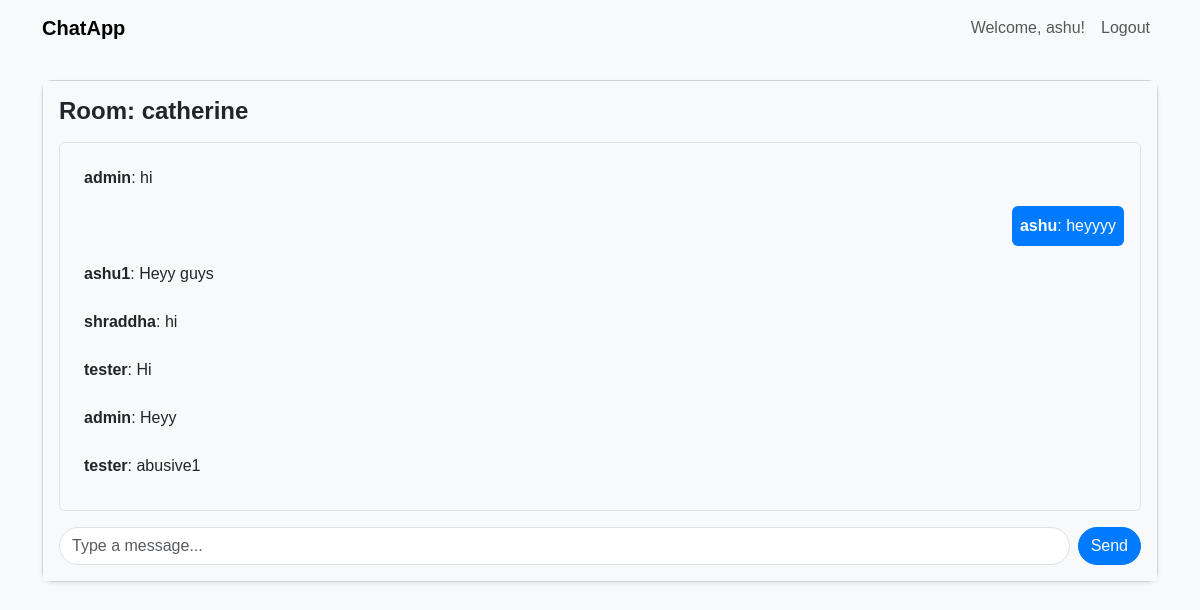
Page /room/7/ (signed in) on the committed database.
### chat/models.py (models this page shows, shortened)
class ChatRoom(models.Model):
    name = models.CharField(max_length=255)
    created_by = models.ForeignKey(User, on_delete=models.CASCADE)
    created_at = models.DateTimeField(auto_now_add=True)
    bots = models.ManyToManyField('Bot', blank=True)  # Allow bots in chat rooms

class Message(models.Model):
    user = models.ForeignKey(User, on_delete=models.CASCADE, null=True, blank=True)  # For user messages
    bot = models.ForeignKey('Bot', on_delete=models.SET_NULL, null=True, blank=True)  # For bot messages
    room = models.ForeignKey(ChatRoom, on_delete=models.CASCADE, related_name="messages")
    content = models.TextField()
    timestamp = models.DateTimeField(auto_now_add=True)
    def __str__(self):
        sender = self.user.username if self.user else self.bot.name
        return f'{sender}: {self.content[:50]}'

### chat/views.py (the view)
# urls.py: path('room/<int:room_id>/', views.chat_room, name='chat_room'),
@login_required
def chat_room(request, room_id):
    room = get_object_or_404(ChatRoom, id=room_id)
    messages = room.messages.order_by('timestamp')  # Ensure messages are sorted
    logger.debug(f"Messages for room {room_id}: {messages}")
    return render(request, 'chat/chat_room.html', {'room': room, 'messages': messages})

### chat/templates/chat/chat_room.html (shortened to what this page needs)
{% extends "chat/base.html" %}
{% block content %}
<div class="card shadow-sm">
    <div class="card-body d-flex flex-column" style="height: 500px;">
        <h3 class="card-title mb-3">Room: {{ room.name }}</h3>
        <div id="messages-container" class="flex-grow-1 border rounded p-3 mb-3 overflow-auto" style="background-color: #f8f9fa;">
            <ul id="messages" class="list-unstyled mb-0">
                {% for message in messages %}
                    <li class="mb-2">
                        {% if message.user %}
                            <div class="d-flex justify-content-{% if message.user == user %}end{% else %}start{% endif %}">
                                <div class="bg-{% if message.user == user %}primary{% else %}light{% endif %} text-{% if message.user == user %}white{% else %}dark{% endif %} rounded p-2">
                                    <strong>{{ message.user }}</strong>: {{ message.content }}
                                </div>
                            </div>
                        {% else %}
                            <div class="d-flex justify-content-start">
                                <div class="bg-info text-white rounded p-2">
                                    <strong>{{ message.bot }}</strong>: {{ message.content }}
                                </div>
                            </div>
                        {% endif %}
                    </li>
                {% empty %}
                    <li class="text-muted text-center">No messages yet.</li>
                {% endfor %}
            </ul>
        </div>
        <form id="message-form" class="d-flex">
            <input type="text" id="message-input" class="form-control me-2" placeholder="Type a message..." required>
            <button type="submit" class="btn btn-primary">Send</button>
        </form>
    </div>
</div>
{% endblock %}

### chat/templates/chat/base.html (shortened to what this page needs)
{% load static %}
<!DOCTYPE html>
<html lang="en">
<head>
    <link href="https://cdn.jsdelivr.net/npm/bootstrap@5.3.0-alpha3/dist/css/bootstrap.min.css" rel="stylesheet">
    <link rel="stylesheet" href="{% static 'css/styles.css' %}">
</head>
<body>
    <nav class="navbar navbar-expand-lg navbar-light bg-light">
        <div class="container">
            <a class="navbar-brand" href="{% url 'chat:chat_rooms' %}">ChatApp</a>
            <div class="collapse navbar-collapse justify-content-end">
                <ul class="navbar-nav">
                    {% if user.is_authenticated %}
                        <li class="nav-item">
                            <span class="nav-link">Welcome, {{ user.username }}!</span>
                        </li>
                        <li class="nav-item">
                            <form method="post" action="{% url 'logout' %}" style="display:inline;">
                                <button class="btn btn-link nav-link" type="submit">Logout</button>
                            </form>
                        </li>
                    {% endif %}
                </ul>
            </div>
        </div>
    </nav>
    <div class="container mt-4">
        {% block content %}{% endblock %}
    </div>
</body>
</html>

### chat/static/css/styles.css (style rules this page uses)
body { background-color: #f8f9fa; font-family: Arial, sans-serif; }
.navbar-brand { font-weight: bold; }
.card { border-radius: 10px; }
.card-title { font-size: 1.5rem; font-weight: bold; }
#messages-container { background-color: #ffffff; }
.btn-primary { background-color: #007bff; border-color: #007bff; }
#messages-container { height: 500px; overflow-y: auto; background-color: #f8f9fa; border: 1px solid #ddd; border-radius: 10px; }
#messages li { margin-bottom: 10px; }
#message-input { border-radius: 20px; }
.btn-primary { border-radius: 20px; }
.bg-primary { background-color: #007bff !important; }
.card-body { background-color: #f8f9fa; }

### rows in the picture
ChatRoom: name "catherine"
Message: user "admin", content "hi"
Message: user "ashu", content "heyyyy"
Message: user "ashu1", content "Heyy guys"
Message: user "shraddha", content "hi"
Message: user "tester", content "Hi"
Message: user "admin", content "Heyy"
Message: user "tester", content "abusive1"

### other values in the picture
{{ user.username }} "ashu"
